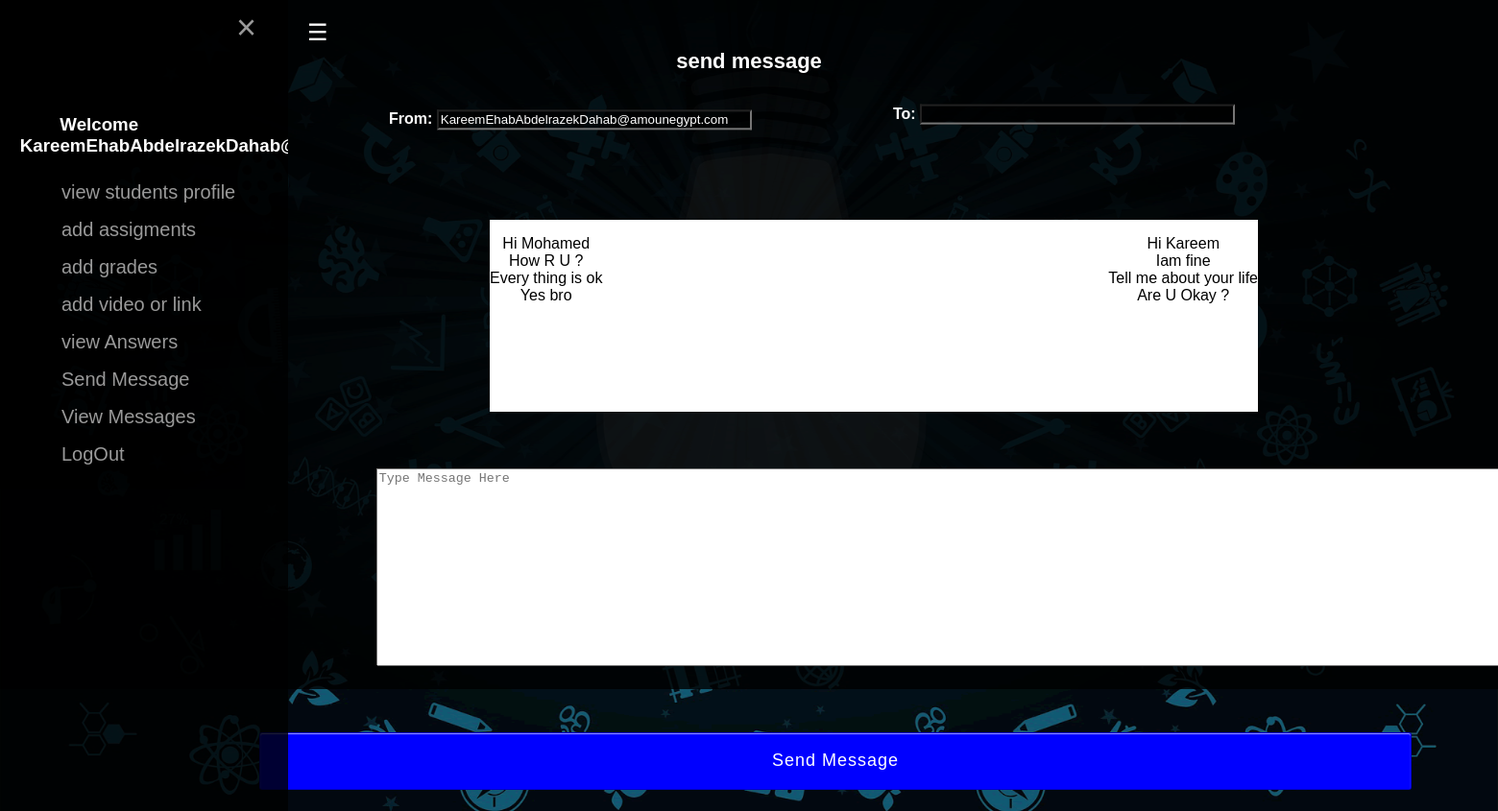
The app's page /replyStudent.php (signed in) with its own data.
### tables this page shows
CREATE TABLE `Registration` (
  `ID` int(255) NOT NULL,
  `firstName` varchar(30) NOT NULL,
  `secondName` varchar(30) NOT NULL,
  `thirdName` varchar(30) NOT NULL,
  `forthName` varchar(30) NOT NULL,
  `email` varchar(100) NOT NULL,
  `nationalNumber` varchar(20) NOT NULL,
  `birthDate` varchar(15) NOT NULL,
  `gender` varchar(10) NOT NULL,
  `user` int(5) DEFAULT NULL
);

CREATE TABLE `Chat` (
  `ID` int(11) NOT NULL,
  `Sender` varchar(80) NOT NULL,
  `Receiver` varchar(80) NOT NULL,
  `message` varchar(255) NOT NULL,
  `messageType` varchar(20) NOT NULL
);

### replyStudent.php (the view, shortened to what this page needs)
<?php include "dB.php";
 include "teacherfrontEnd.php";
?>
<form method="POST" action="">
  <div class="box">
    <br><div class="wra">
      <h1>send message</h1>
      <br><br><br>
      <div class="from">
<h4>From:
   <input type="text" name="S" readonly value=
   "<?php
     $result = mysqli_query($conn, "SELECT email FROM Registration WHERE email='".$_SESSION["email"]."'");
      if($row = mysqli_fetch_array($result)){
      echo $row['email'];
      }
      ?>
      ">
    </h4>
      </div>
    <br><br>
    <div class="to">
   <h4 class='to'> To:
   <input type="text" name="R" readonly value="<?php
      $result = mysqli_query($conn, "SELECT Sender FROM Chat WHERE Sender='".$_GET['<!?>']."'");
      if($row = mysqli_fetch_array($result)){
      echo $row['Sender'];
    }
    ?>
    ">
  </h4>
  </div>
<div class="rec">
  <?php
$result = mysqli_query($conn, "SELECT * FROM Chat WHERE Sender='".$_SESSION['email']."'");
echo '<p class="send">';
while($row = mysqli_fetch_array($result)){
  echo $row['message']. '<br>';
}
echo '</p>';
$result = mysqli_query($conn, "SELECT * FROM Chat WHERE Receiver='".$_SESSION['email']."'");
echo '<p class="rece">';
while($row = mysqli_fetch_array($result)){
 echo $row['message']. '<br>';
}
echo '</p>';
?>
</div>
    <textarea placeholder="Type Message Here" name="M"></textarea><br><br><br>
    <input type="submit" name="sub" value="Send Message">
  </div>
</div>
</form>

### teacherfrontEnd.php (style rules this page uses)
body { background-image: url('Images/banner_img.png'); }

### records on screen
registration: S "KareemEhabAbdelrazekDahab@amounegypt.com"
chat: message "Hi Mohamed"
chat: message "How R U ?"
chat: message "Every thing is ok"
chat: message "Yes bro"
chat: message "Hi Kareem"
chat: message "Iam fine"
chat: message "Tell me about your life"
chat: message "Are U Okay ?"
